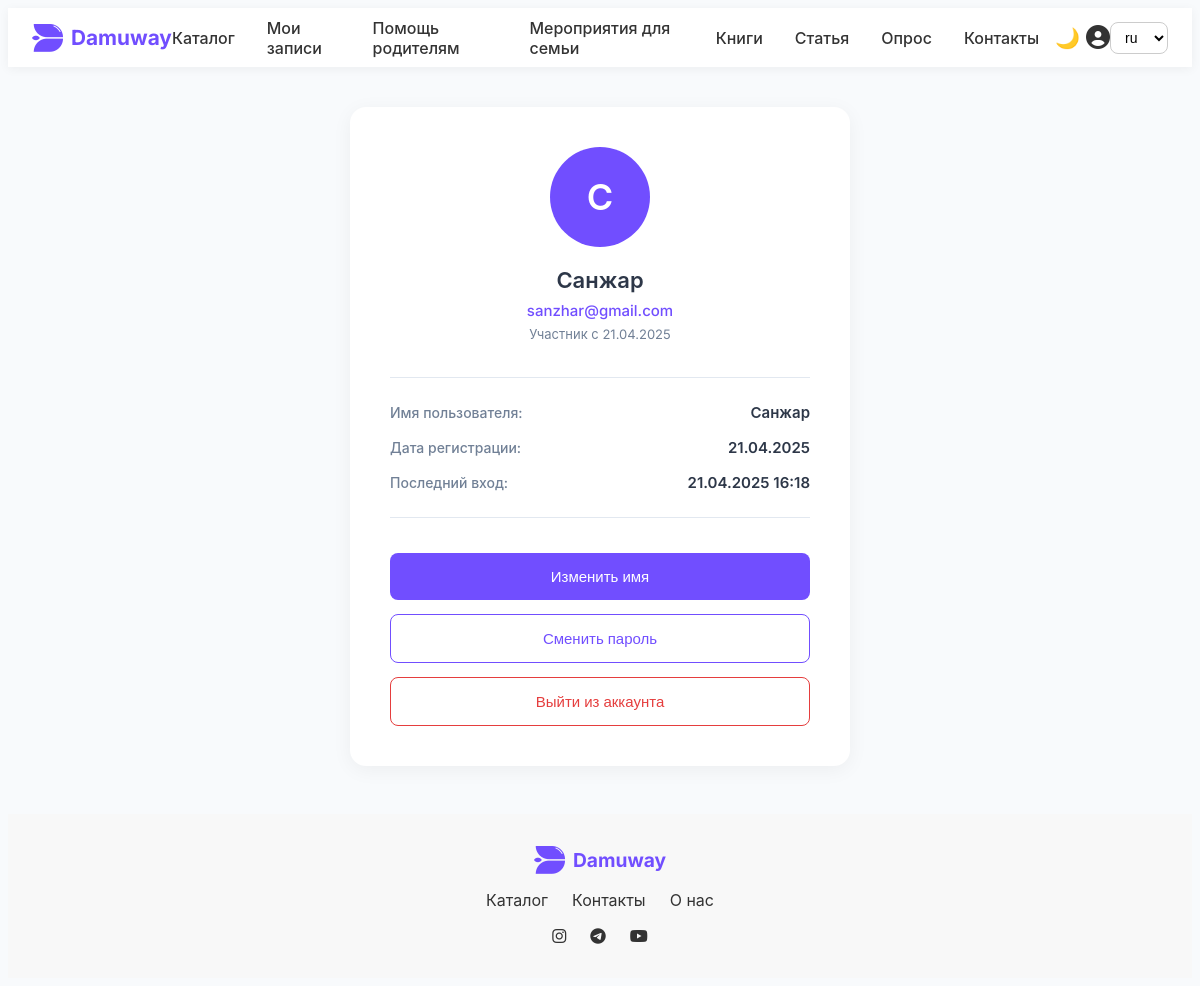
Before: /ru/user/profile/ (signed in) with the older database file.
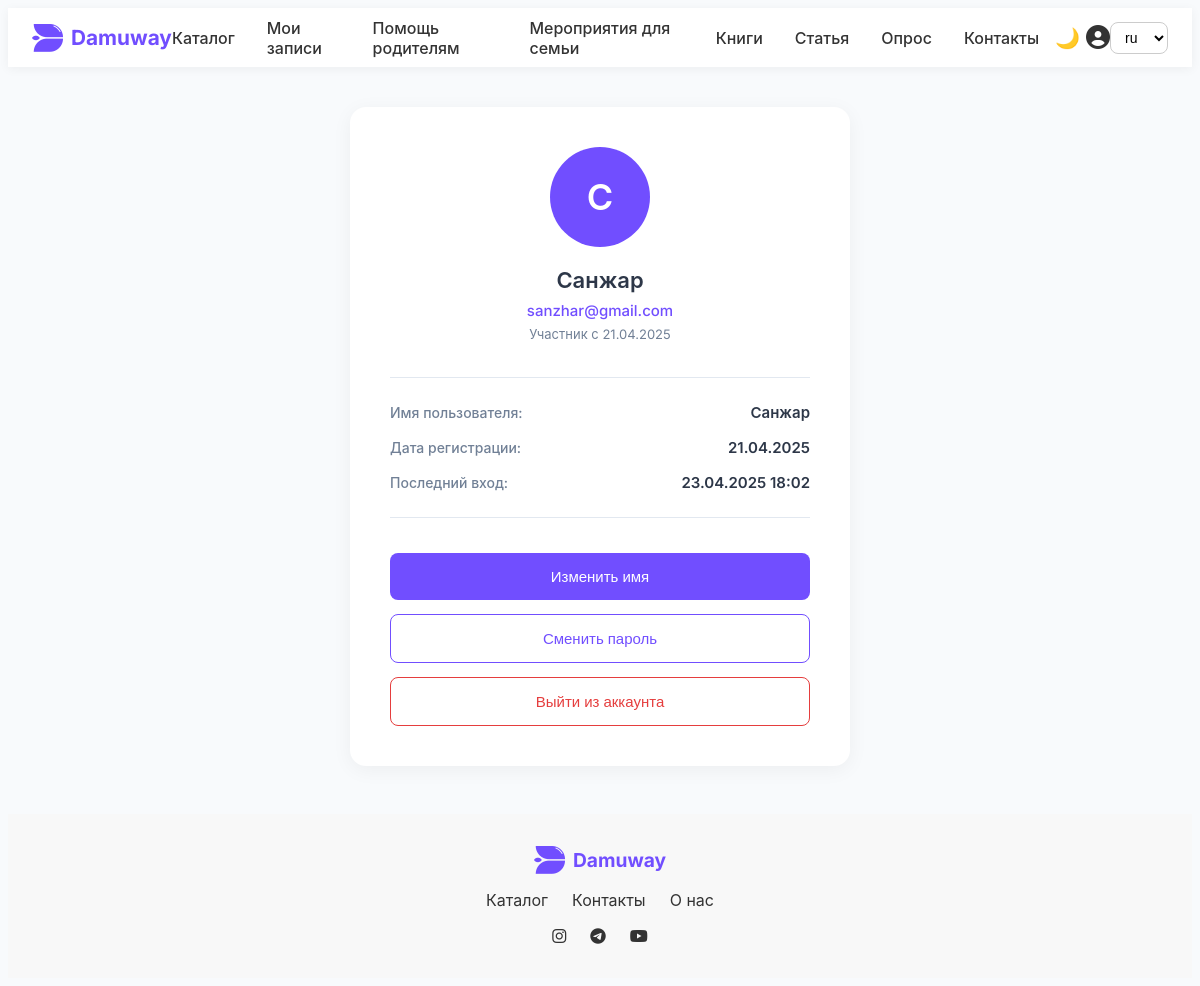
After: the same page with the newer database file.
### user/models.py (models this page shows)
class CustomUser(AbstractUser):
    email = models.EmailField(unique=True)
    pass

### user/views.py (the view)
# urls.py: path('profile/', views.profile, name='profile'),
def profile(request):
    return render(request, 'user/profile.html')

### templates/user/profile.html (shortened to what this page needs)
{% extends 'base.html' %}
{% load static %}
{% block extra_css %}
<link rel="stylesheet" href="{% static 'css/user/profile.css' %}">
{% endblock %}
{% block content %}
<div class="profile-container">
    <div class="profile-card">
        <div class="profile-header">
            <div class="avatar-circle">
                {{ user.first_name.0|default:user.username.0 }}
            </div>
            <h1>{{ user.first_name|default:user.username }}</h1>
            <p class="user-email">{{ user.email }}</p>
            <p class="member-since">Участник с {{ user.date_joined|date:"d.m.Y" }}</p>
        </div>
        <div class="profile-details">
            <div class="detail-item">
                <span class="detail-label">Имя пользователя:</span>
                <span class="detail-value">{{ user.username }}</span>
            </div>
            <div class="detail-item">
                <span class="detail-label">Дата регистрации:</span>
                <span class="detail-value">{{ user.date_joined|date:"d.m.Y" }}</span>
            </div>
            <div class="detail-item">
                <span class="detail-label">Последний вход:</span>
                <span class="detail-value">
                    {% if user.last_login %}
                        {{ user.last_login|date:"d.m.Y H:i" }}
                    {% else %}
                        Ещё не входил
                    {% endif %}
                </span>
            </div>
        </div>
        <div class="profile-actions">
            <a href="#" class="action-btn edit-btn">Изменить имя</a>
            <a href="{% url 'password_reset' %}" class="action-btn change-btn">Сменить пароль</a>
            <a href="{% url 'logout' %}" class="action-btn logout-btn">Выйти из аккаунта</a>
        </div>
    </div>
</div>
{% endblock %}

Changed rows visible on the page:
changed CustomUser "Санжар": last_login "21.04.2025 16:18" → "23.04.2025 18:02"
